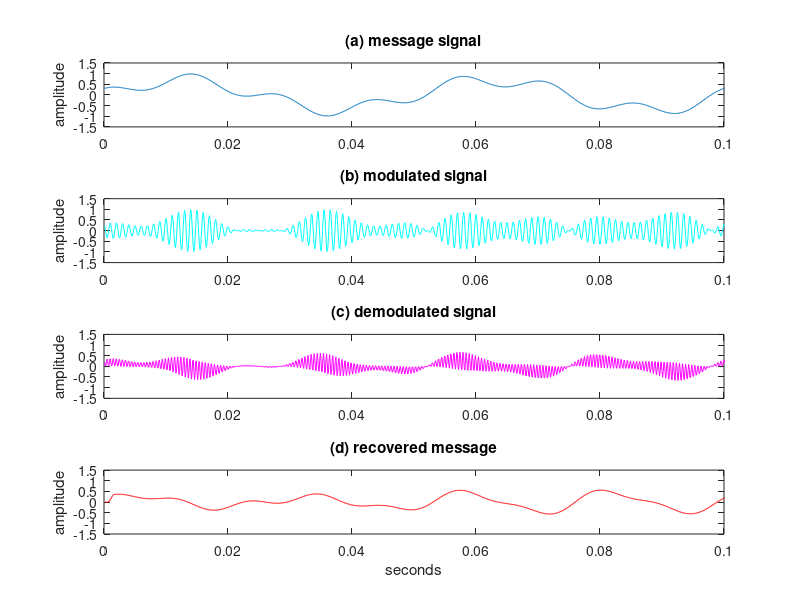
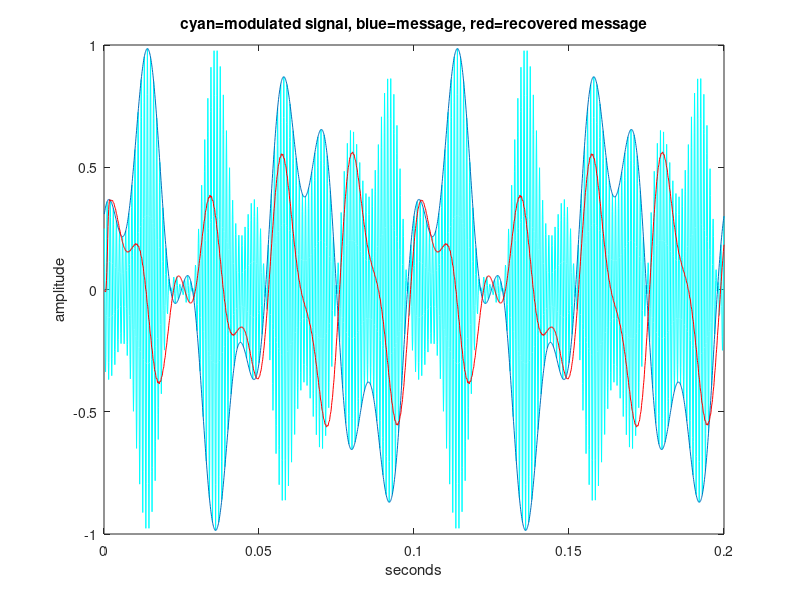

Source code (MATLAB) for these figures, in order: (Note: this script raises an error after producing the figures.)
% DSB_SC.m: suppressed carrier with (possible) freq and phase offsetstime=0.2; Ts=1/10000;                           % sampling interval and timet=Ts:Ts:time;                                   % define a "time" vector fc=1000; c=cos(2*pi*fc*t);                      % define carrier at freq fcm=.7*sin(2*pi*20*t)+.3*cos(2*pi*70*t);          % create "message" x = c.*m;                                       % modulate fd = 20; phi = 0;                                % freq & phase offsetsc2 = cos(2*pi*(fc+fd)*t+phi);                   % create cosine for demodulationb = x.*c2;                                      % demodulate received signalfbe=[0 0.05 0.25 1]; damps=[1 1 0 0]; L=20;     % low pass filter design h=firpm(L,fbe,damps);                           % impulse response of LPFmest=2*filter(h,1,b);                           % LPF the demodulated signal% generate the figurefigure(1)subplot(4,1,1), plot(t,m)ylabel('amplitude'); title('(a) message signal');axis([0,0.1,-1.5 1.5])subplot(4,1,2), plot(t,x,'c')ylabel('amplitude'); title('(b) modulated signal');axis([0,0.1, -1.5,1.5])subplot(4,1,3), plot(t,b,'m')ylabel('amplitude'); title('(c) demodulated signal');axis([0,0.1, -1.5,1.5])subplot(4,1,4), plot(t,mest,'r')ylabel('amplitude'); title('(d) recovered message');axis([0,0.1, -1.5, 1.5])xlabel('seconds');% this shows things a bit more clearly (but won't print well)figure(2)plot(t,x,'c') hold on plot(t,m) plot(t,mest,'r') ylabel('amplitude') xlabel('seconds') title('cyan=modulated signal, blue=message, red=recovered message')hold offfigure(3)plotspec(m,Ts)ylabel('amplitude'); title('(a) message signal');figure(4)plotspec(x,Ts)ylabel('amplitude'); title('(a) modulated signal');figure(5)plotspec(b,Ts)ylabel('amplitude'); title('(a) demodulated signal');figure(6)plotspec(mest,Ts)ylabel('amplitude'); title('(a) recovered signal');